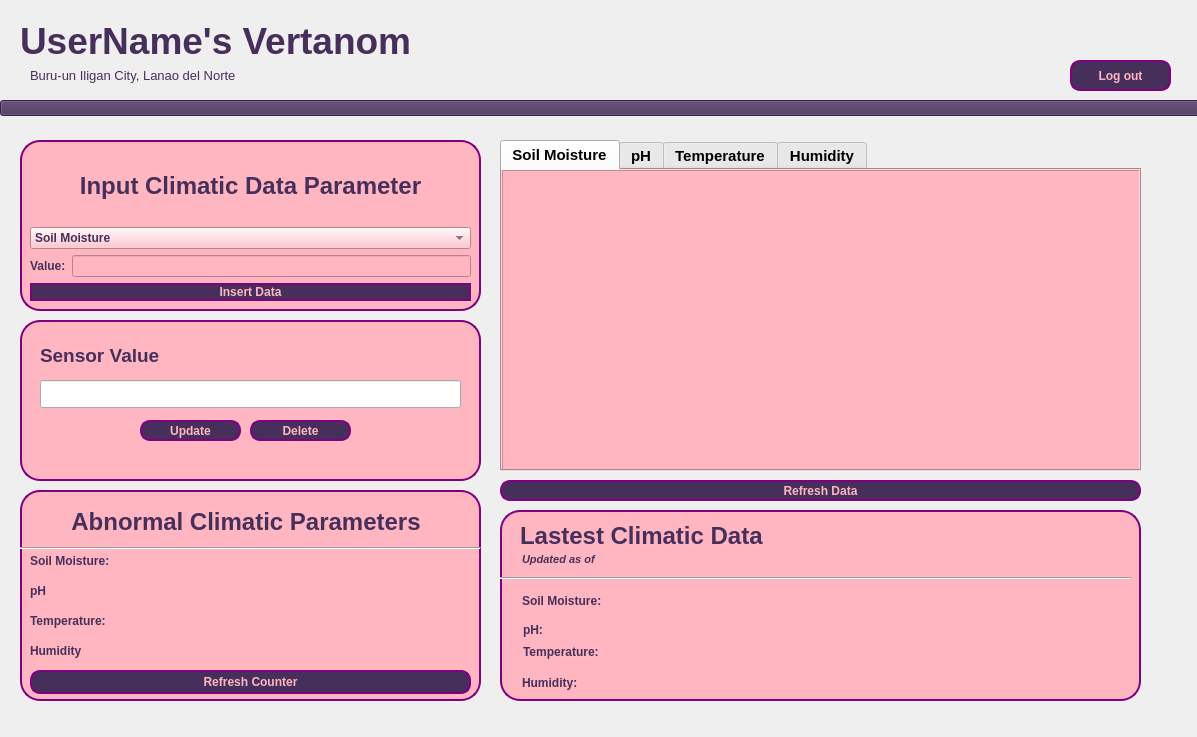
<?xml version="1.0" encoding="UTF-8"?>
<ui version="4.0">
 <class>MainPage</class>
 <widget class="QMainWindow" name="MainPage">
  <property name="geometry">
   <rect>
    <x>0</x>
    <y>0</y>
    <width>1197</width>
    <height>737</height>
   </rect>
  </property>
  <property name="font">
   <font>
    <pointsize>10</pointsize>
   </font>
  </property>
  <property name="windowTitle">
   <string>MainWindow</string>
  </property>
  <property name="styleSheet">
   <string notr="true">MainPage{
background-color: #AA91A9;
}</string>
  </property>
  <widget class="QWidget" name="centralwidget">
   <widget class="QLabel" name="greetingLabel">
    <property name="geometry">
     <rect>
      <x>20</x>
      <y>20</y>
      <width>501</width>
      <height>41</height>
     </rect>
    </property>
    <property name="font">
     <font>
      <pointsize>28</pointsize>
      <bold>true</bold>
     </font>
    </property>
    <property name="styleSheet">
     <string notr="true">QLabel{
color: #472F5B;
}</string>
    </property>
    <property name="text">
     <string>UserName's Vertanom</string>
    </property>
   </widget>
   <widget class="QLabel" name="label_2">
    <property name="geometry">
     <rect>
      <x>30</x>
      <y>60</y>
      <width>321</width>
      <height>31</height>
     </rect>
    </property>
    <property name="font">
     <font>
      <pointsize>10</pointsize>
     </font>
    </property>
    <property name="styleSheet">
     <string notr="true">QLabel{
color: #472F5B;
}</string>
    </property>
    <property name="text">
     <string>Buru-un Iligan City, Lanao del Norte</string>
    </property>
   </widget>
   <widget class="QTabWidget" name="tabWidget">
    <property name="geometry">
     <rect>
      <x>500</x>
      <y>140</y>
      <width>641</width>
      <height>331</height>
     </rect>
    </property>
    <property name="font">
     <font>
      <pointsize>11</pointsize>
      <bold>true</bold>
     </font>
    </property>
    <property name="styleSheet">
     <string notr="true">QTabWidget{
background-color: #FFB6C1;
font-weight: bold;
 border: 2px solid rgb(37, 39,48);
   border-radius: 10px;
   border-color: #800080;
}</string>
    </property>
    <property name="currentIndex">
     <number>0</number>
    </property>
    <widget class="QWidget" name="soilMoistureTab">
     <attribute name="title">
      <string>Soil Moisture</string>
     </attribute>
     <widget class="QTableView" name="soilMoistureTable">
      <property name="geometry">
       <rect>
        <x>0</x>
        <y>0</y>
        <width>641</width>
        <height>571</height>
       </rect>
      </property>
      <property name="styleSheet">
       <string notr="true">QTableView{
background-color: #FFB6C1;
color: #472F5B;
font-weight:bold;
}</string>
      </property>
     </widget>
    </widget>
    <widget class="QWidget" name="phTab">
     <attribute name="title">
      <string>pH</string>
     </attribute>
     <widget class="QTableView" name="phTable">
      <property name="geometry">
       <rect>
        <x>0</x>
        <y>0</y>
        <width>641</width>
        <height>571</height>
       </rect>
      </property>
      <property name="styleSheet">
       <string notr="true">QTableView{
background-color: #FFB6C1;
color: #472F5B;
font-weight:bold;
}</string>
      </property>
     </widget>
    </widget>
    <widget class="QWidget" name="temperatureTab">
     <attribute name="title">
      <string>Temperature</string>
     </attribute>
     <widget class="QTableView" name="temperatureTable">
      <property name="geometry">
       <rect>
        <x>0</x>
        <y>0</y>
        <width>641</width>
        <height>571</height>
       </rect>
      </property>
      <property name="styleSheet">
       <string notr="true">QTableView{
background-color: #FFB6C1;
color: #472F5B;
font-weight:bold;
}</string>
      </property>
     </widget>
    </widget>
    <widget class="QWidget" name="humidityTab">
     <attribute name="title">
      <string>Humidity</string>
     </attribute>
     <widget class="QTableView" name="humidityTable">
      <property name="geometry">
       <rect>
        <x>0</x>
        <y>0</y>
        <width>641</width>
        <height>571</height>
       </rect>
      </property>
      <property name="styleSheet">
       <string notr="true">QTableView{
background-color: #FFB6C1;
color: #472F5B;
font-weight:bold;
}</string>
      </property>
     </widget>
    </widget>
   </widget>
   <widget class="QPushButton" name="reshData">
    <property name="geometry">
     <rect>
      <x>500</x>
      <y>480</y>
      <width>641</width>
      <height>21</height>
     </rect>
    </property>
    <property name="styleSheet">
     <string notr="true">QPushButton{
color: #FFB6C1;
background-color: #472F5B;
font-weight: bold;
 border: 2px solid rgb(37, 39,48);
   border-radius: 10px;
   border-color: #800080;
}</string>
    </property>
    <property name="text">
     <string>Refresh Data</string>
    </property>
   </widget>
   <widget class="QGroupBox" name="groupBox">
    <property name="geometry">
     <rect>
      <x>500</x>
      <y>510</y>
      <width>641</width>
      <height>191</height>
     </rect>
    </property>
    <property name="styleSheet">
     <string notr="true">QGroupBox{
background-color: #FFB6C1;
 border: 2px solid rgb(37, 39,48);
   border-radius: 20px;
   border-color: #800080;
}</string>
    </property>
    <property name="title">
     <string/>
    </property>
    <widget class="QLabel" name="label_14">
     <property name="geometry">
      <rect>
       <x>20</x>
       <y>10</y>
       <width>311</width>
       <height>31</height>
      </rect>
     </property>
     <property name="font">
      <font>
       <pointsize>18</pointsize>
       <bold>true</bold>
      </font>
     </property>
     <property name="styleSheet">
      <string notr="true">QLabel{
color: #472F5B;
}</string>
     </property>
     <property name="text">
      <string>Lastest Climatic Data</string>
     </property>
    </widget>
    <widget class="QWidget" name="layoutWidget">
     <property name="geometry">
      <rect>
       <x>22</x>
       <y>80</y>
       <width>421</width>
       <height>22</height>
      </rect>
     </property>
     <layout class="QHBoxLayout" name="horizontalLayout_7">
      <item>
       <widget class="QLabel" name="label_15">
        <property name="font">
         <font>
          <pointsize>9</pointsize>
          <bold>true</bold>
         </font>
        </property>
        <property name="styleSheet">
         <string notr="true">QLabel{
color: #472F5B;
font-weight: bold;
}</string>
        </property>
        <property name="text">
         <string>Soil Moisture:</string>
        </property>
       </widget>
      </item>
      <item>
       <widget class="QLabel" name="soilMoistureLatest">
        <property name="font">
         <font>
          <pointsize>9</pointsize>
          <bold>true</bold>
         </font>
        </property>
        <property name="styleSheet">
         <string notr="true">QLabel{
color: #472F5B;
font-weight: bold;
}</string>
        </property>
        <property name="text">
         <string> &lt;value&gt;</string>
        </property>
       </widget>
      </item>
     </layout>
    </widget>
    <widget class="QWidget" name="layoutWidget">
     <property name="geometry">
      <rect>
       <x>22</x>
       <y>160</y>
       <width>421</width>
       <height>26</height>
      </rect>
     </property>
     <layout class="QHBoxLayout" name="horizontalLayout_10">
      <item>
       <widget class="QLabel" name="label_21">
        <property name="font">
         <font>
          <pointsize>9</pointsize>
          <bold>true</bold>
         </font>
        </property>
        <property name="styleSheet">
         <string notr="true">QLabel{
color: #472F5B;
font-weight: bold;
}</string>
        </property>
        <property name="text">
         <string>Humidity:</string>
        </property>
       </widget>
      </item>
      <item>
       <widget class="QLabel" name="humidityLatest">
        <property name="font">
         <font>
          <pointsize>9</pointsize>
          <bold>true</bold>
         </font>
        </property>
        <property name="styleSheet">
         <string notr="true">QLabel{
color: #472F5B;
font-weight: bold;
}</string>
        </property>
        <property name="text">
         <string> &lt;value&gt;</string>
        </property>
       </widget>
      </item>
     </layout>
    </widget>
    <widget class="QWidget" name="layoutWidget">
     <property name="geometry">
      <rect>
       <x>23</x>
       <y>131</y>
       <width>421</width>
       <height>22</height>
      </rect>
     </property>
     <layout class="QHBoxLayout" name="horizontalLayout_9">
      <item>
       <widget class="QLabel" name="label_19">
        <property name="font">
         <font>
          <pointsize>9</pointsize>
          <bold>true</bold>
         </font>
        </property>
        <property name="styleSheet">
         <string notr="true">QLabel{
color: #472F5B;
font-weight: bold;
}</string>
        </property>
        <property name="text">
         <string>Temperature:</string>
        </property>
       </widget>
      </item>
      <item>
       <widget class="QLabel" name="temperatureLatest">
        <property name="font">
         <font>
          <pointsize>9</pointsize>
          <bold>true</bold>
         </font>
        </property>
        <property name="styleSheet">
         <string notr="true">QLabel{
color: #472F5B;
font-weight: bold;
}</string>
        </property>
        <property name="text">
         <string>&lt;value&gt;</string>
        </property>
       </widget>
      </item>
     </layout>
    </widget>
    <widget class="QWidget" name="layoutWidget">
     <property name="geometry">
      <rect>
       <x>23</x>
       <y>109</y>
       <width>421</width>
       <height>22</height>
      </rect>
     </property>
     <layout class="QHBoxLayout" name="horizontalLayout_8">
      <item>
       <widget class="QLabel" name="label_17">
        <property name="font">
         <font>
          <pointsize>9</pointsize>
          <bold>true</bold>
         </font>
        </property>
        <property name="styleSheet">
         <string notr="true">QLabel{
color: #472F5B;
font-weight: bold;
}</string>
        </property>
        <property name="text">
         <string>pH:</string>
        </property>
       </widget>
      </item>
      <item>
       <widget class="QLabel" name="phLatest">
        <property name="font">
         <font>
          <pointsize>9</pointsize>
          <bold>true</bold>
         </font>
        </property>
        <property name="styleSheet">
         <string notr="true">QLabel{
color: #472F5B;
font-weight: bold;
}</string>
        </property>
        <property name="text">
         <string> &lt;value&gt;</string>
        </property>
       </widget>
      </item>
     </layout>
    </widget>
    <widget class="Line" name="line">
     <property name="geometry">
      <rect>
       <x>0</x>
       <y>60</y>
       <width>631</width>
       <height>16</height>
      </rect>
     </property>
     <property name="styleSheet">
      <string notr="true">color: #472F5B;</string>
     </property>
     <property name="orientation">
      <enum>Qt::Horizontal</enum>
     </property>
    </widget>
    <widget class="QLabel" name="label_23">
     <property name="geometry">
      <rect>
       <x>22</x>
       <y>41</y>
       <width>91</width>
       <height>17</height>
      </rect>
     </property>
     <property name="font">
      <font>
       <pointsize>8</pointsize>
       <italic>true</italic>
       <bold>true</bold>
      </font>
     </property>
     <property name="styleSheet">
      <string notr="true">QLabel{
color: #472F5B;
font-weight: bold;
}</string>
     </property>
     <property name="text">
      <string>Updated as of </string>
     </property>
    </widget>
    <widget class="QLabel" name="currentTime">
     <property name="geometry">
      <rect>
       <x>100</x>
       <y>40</y>
       <width>211</width>
       <height>17</height>
      </rect>
     </property>
     <property name="font">
      <font>
       <pointsize>8</pointsize>
       <italic>true</italic>
       <bold>true</bold>
      </font>
     </property>
     <property name="styleSheet">
      <string notr="true">QLabel{
color: #472F5B;
font-weight: bold;
}</string>
     </property>
     <property name="text">
      <string>&lt;value&gt;</string>
     </property>
    </widget>
   </widget>
   <widget class="QGroupBox" name="groupBox_2">
    <property name="geometry">
     <rect>
      <x>20</x>
      <y>490</y>
      <width>461</width>
      <height>211</height>
     </rect>
    </property>
    <property name="styleSheet">
     <string notr="true">QGroupBox{
background-color: #FFB6C1;
 border: 2px solid rgb(37, 39,48);
   border-radius: 20px;
   border-color: #800080;
}</string>
    </property>
    <property name="title">
     <string/>
    </property>
    <widget class="Line" name="line_2">
     <property name="geometry">
      <rect>
       <x>0</x>
       <y>50</y>
       <width>461</width>
       <height>16</height>
      </rect>
     </property>
     <property name="styleSheet">
      <string notr="true">color: #472F5B;</string>
     </property>
     <property name="orientation">
      <enum>Qt::Horizontal</enum>
     </property>
    </widget>
    <widget class="QPushButton" name="reshCounter">
     <property name="geometry">
      <rect>
       <x>10</x>
       <y>180</y>
       <width>441</width>
       <height>24</height>
      </rect>
     </property>
     <property name="styleSheet">
      <string notr="true">QPushButton{
color: #FFB6C1;
background-color: #472F5B;
font-weight: bold;
 border: 2px solid rgb(37, 39,48);
   border-radius: 10px;
   border-color: #800080;
}</string>
     </property>
     <property name="text">
      <string>Refresh Counter</string>
     </property>
    </widget>
    <widget class="QWidget" name="layoutWidget">
     <property name="geometry">
      <rect>
       <x>10</x>
       <y>120</y>
       <width>431</width>
       <height>22</height>
      </rect>
     </property>
     <layout class="QHBoxLayout" name="horizontalLayout_4">
      <item>
       <widget class="QLabel" name="label_10">
        <property name="styleSheet">
         <string notr="true">QLabel{
color: #472F5B;
font-weight: bold;
}</string>
        </property>
        <property name="text">
         <string>Temperature:</string>
        </property>
        <property name="alignment">
         <set>Qt::AlignLeading|Qt::AlignLeft|Qt::AlignVCenter</set>
        </property>
       </widget>
      </item>
      <item>
       <widget class="QLabel" name="temperatureAbnormalCounter">
        <property name="styleSheet">
         <string notr="true">QLabel{
color: #472F5B;
font-weight: bold;
}</string>
        </property>
        <property name="text">
         <string>&lt;value&gt;</string>
        </property>
        <property name="alignment">
         <set>Qt::AlignLeading|Qt::AlignLeft|Qt::AlignVCenter</set>
        </property>
       </widget>
      </item>
     </layout>
    </widget>
    <widget class="QLabel" name="label_5">
     <property name="geometry">
      <rect>
       <x>12</x>
       <y>12</y>
       <width>428</width>
       <height>40</height>
      </rect>
     </property>
     <property name="font">
      <font>
       <pointsize>18</pointsize>
       <bold>true</bold>
      </font>
     </property>
     <property name="styleSheet">
      <string notr="true">QLabel{
color: #472F5B;
}</string>
     </property>
     <property name="text">
      <string>Abnormal Climatic Parameters</string>
     </property>
     <property name="alignment">
      <set>Qt::AlignCenter</set>
     </property>
    </widget>
    <widget class="QWidget" name="layoutWidget">
     <property name="geometry">
      <rect>
       <x>10</x>
       <y>90</y>
       <width>431</width>
       <height>22</height>
      </rect>
     </property>
     <layout class="QHBoxLayout" name="horizontalLayout_3">
      <item>
       <widget class="QLabel" name="label_8">
        <property name="styleSheet">
         <string notr="true">QLabel{
color: #472F5B;
font-weight: bold;
}</string>
        </property>
        <property name="text">
         <string>pH</string>
        </property>
        <property name="alignment">
         <set>Qt::AlignLeading|Qt::AlignLeft|Qt::AlignVCenter</set>
        </property>
       </widget>
      </item>
      <item>
       <widget class="QLabel" name="pHAbnormalCounter">
        <property name="styleSheet">
         <string notr="true">QLabel{
color: #472F5B;
font-weight: bold;
}</string>
        </property>
        <property name="text">
         <string>&lt;value&gt;</string>
        </property>
        <property name="alignment">
         <set>Qt::AlignLeading|Qt::AlignLeft|Qt::AlignVCenter</set>
        </property>
       </widget>
      </item>
     </layout>
    </widget>
    <widget class="QWidget" name="layoutWidget">
     <property name="geometry">
      <rect>
       <x>10</x>
       <y>150</y>
       <width>431</width>
       <height>22</height>
      </rect>
     </property>
     <layout class="QHBoxLayout" name="horizontalLayout_5">
      <item>
       <widget class="QLabel" name="label_12">
        <property name="styleSheet">
         <string notr="true">QLabel{
color: #472F5B;
font-weight: bold;
}</string>
        </property>
        <property name="text">
         <string>Humidity</string>
        </property>
        <property name="alignment">
         <set>Qt::AlignLeading|Qt::AlignLeft|Qt::AlignVCenter</set>
        </property>
       </widget>
      </item>
      <item>
       <widget class="QLabel" name="humidityAbnormalCounter">
        <property name="styleSheet">
         <string notr="true">QLabel{
color: #472F5B;
font-weight: bold;
}</string>
        </property>
        <property name="text">
         <string>&lt;value&gt;</string>
        </property>
        <property name="alignment">
         <set>Qt::AlignLeading|Qt::AlignLeft|Qt::AlignVCenter</set>
        </property>
       </widget>
      </item>
     </layout>
    </widget>
    <widget class="QWidget" name="layoutWidget">
     <property name="geometry">
      <rect>
       <x>10</x>
       <y>60</y>
       <width>431</width>
       <height>22</height>
      </rect>
     </property>
     <layout class="QHBoxLayout" name="horizontalLayout_2">
      <item>
       <widget class="QLabel" name="label_6">
        <property name="styleSheet">
         <string notr="true">QLabel{
color: #472F5B;
font-weight: bold;
}</string>
        </property>
        <property name="text">
         <string>Soil Moisture:</string>
        </property>
        <property name="alignment">
         <set>Qt::AlignLeading|Qt::AlignLeft|Qt::AlignVCenter</set>
        </property>
       </widget>
      </item>
      <item>
       <widget class="QLabel" name="soilMoistureAbnormalCounter">
        <property name="styleSheet">
         <string notr="true">QLabel{
color: #472F5B;
font-weight: bold;
}</string>
        </property>
        <property name="text">
         <string>&lt;value&gt;</string>
        </property>
        <property name="alignment">
         <set>Qt::AlignLeading|Qt::AlignLeft|Qt::AlignVCenter</set>
        </property>
       </widget>
      </item>
     </layout>
    </widget>
   </widget>
   <widget class="QGroupBox" name="groupBox_3">
    <property name="geometry">
     <rect>
      <x>20</x>
      <y>140</y>
      <width>461</width>
      <height>171</height>
     </rect>
    </property>
    <property name="styleSheet">
     <string notr="true">QGroupBox{
background-color: #FFB6C1;
 border: 2px solid rgb(37, 39,48);
   border-radius: 20px;
   border-color: #800080;
}</string>
    </property>
    <property name="title">
     <string/>
    </property>
    <widget class="QWidget" name="layoutWidget">
     <property name="geometry">
      <rect>
       <x>10</x>
       <y>10</y>
       <width>441</width>
       <height>151</height>
      </rect>
     </property>
     <layout class="QVBoxLayout" name="verticalLayout_3">
      <item>
       <layout class="QVBoxLayout" name="verticalLayout_2">
        <item>
         <layout class="QVBoxLayout" name="verticalLayout">
          <item>
           <widget class="QLabel" name="label_3">
            <property name="font">
             <font>
              <pointsize>18</pointsize>
              <bold>true</bold>
             </font>
            </property>
            <property name="styleSheet">
             <string notr="true">QLabel{
color: #472F5B;
}</string>
            </property>
            <property name="text">
             <string>Input Climatic Data Parameter</string>
            </property>
            <property name="alignment">
             <set>Qt::AlignCenter</set>
            </property>
           </widget>
          </item>
          <item>
           <widget class="QComboBox" name="comboBox">
            <property name="styleSheet">
             <string notr="true">QComboBox {
    color: #472F5B;
    font-weight: bold;
    background-color: #FFB6C1;
}

</string>
            </property>
            <item>
             <property name="text">
              <string>Soil Moisture</string>
             </property>
            </item>
            <item>
             <property name="text">
              <string>pH</string>
             </property>
            </item>
            <item>
             <property name="text">
              <string>Temperature</string>
             </property>
            </item>
            <item>
             <property name="text">
              <string>Humidity</string>
             </property>
            </item>
           </widget>
          </item>
         </layout>
        </item>
        <item>
         <layout class="QHBoxLayout" name="horizontalLayout">
          <item>
           <widget class="QLabel" name="label_4">
            <property name="styleSheet">
             <string notr="true">QLabel{
color: #472F5B;
font-weight: bold;
}</string>
            </property>
            <property name="text">
             <string>Value:</string>
            </property>
           </widget>
          </item>
          <item>
           <widget class="QLineEdit" name="sensorValue">
            <property name="styleSheet">
             <string notr="true">QLineEdit{
background-color: #FFB6C1;
color: #472F5B;
}</string>
            </property>
           </widget>
          </item>
         </layout>
        </item>
       </layout>
      </item>
      <item>
       <widget class="QPushButton" name="pushButton">
        <property name="styleSheet">
         <string notr="true">QPushButton{
color: #FFB6C1;
background-color: #472F5B;
font-weight: bold;
 border: 2px solid rgb(37, 39,48);
   border-radius: 10px;
   border-color: #800080;
}</string>
        </property>
        <property name="text">
         <string>Insert Data</string>
        </property>
       </widget>
      </item>
     </layout>
    </widget>
   </widget>
   <widget class="QGroupBox" name="groupBox_4">
    <property name="geometry">
     <rect>
      <x>20</x>
      <y>320</y>
      <width>461</width>
      <height>161</height>
     </rect>
    </property>
    <property name="styleSheet">
     <string notr="true">QGroupBox{
background-color: #FFB6C1;
 border: 2px solid rgb(37, 39,48);
   border-radius: 20px;
   border-color: #800080;
}</string>
    </property>
    <property name="title">
     <string/>
    </property>
    <widget class="QLabel" name="label_16">
     <property name="geometry">
      <rect>
       <x>20</x>
       <y>20</y>
       <width>224</width>
       <height>31</height>
      </rect>
     </property>
     <property name="font">
      <font>
       <pointsize>14</pointsize>
       <bold>true</bold>
      </font>
     </property>
     <property name="styleSheet">
      <string notr="true">QLabel{
color: #472F5B;
}</string>
     </property>
     <property name="text">
      <string>Sensor Value</string>
     </property>
    </widget>
    <widget class="QLineEdit" name="editSensorValue">
     <property name="geometry">
      <rect>
       <x>20</x>
       <y>60</y>
       <width>421</width>
       <height>28</height>
      </rect>
     </property>
    </widget>
    <widget class="QPushButton" name="updateButton">
     <property name="geometry">
      <rect>
       <x>120</x>
       <y>100</y>
       <width>101</width>
       <height>21</height>
      </rect>
     </property>
     <property name="styleSheet">
      <string notr="true">QPushButton{
color: #FFB6C1;
background-color: #472F5B;
font-weight: bold;
 border: 2px solid rgb(37, 39,48);
   border-radius: 10px;
   border-color: #800080;
}</string>
     </property>
     <property name="text">
      <string>Update</string>
     </property>
    </widget>
    <widget class="QPushButton" name="deleteEntry">
     <property name="geometry">
      <rect>
       <x>230</x>
       <y>100</y>
       <width>101</width>
       <height>21</height>
      </rect>
     </property>
     <property name="styleSheet">
      <string notr="true">QPushButton{
color: #FFB6C1;
background-color: #472F5B;
font-weight: bold;
 border: 2px solid rgb(37, 39,48);
   border-radius: 10px;
   border-color: #800080;
}</string>
     </property>
     <property name="text">
      <string>Delete</string>
     </property>
    </widget>
   </widget>
   <widget class="QPushButton" name="logoutButton">
    <property name="geometry">
     <rect>
      <x>1070</x>
      <y>60</y>
      <width>101</width>
      <height>31</height>
     </rect>
    </property>
    <property name="styleSheet">
     <string notr="true">QPushButton{
color: #FFB6C1;
background-color: #472F5B;
font-weight: bold;
 border: 2px solid rgb(37, 39,48);
   border-radius: 10px;
   border-color: #800080;
}</string>
    </property>
    <property name="text">
     <string>Log out</string>
    </property>
   </widget>
   <widget class="QWidget" name="layoutWidget">
    <property name="geometry">
     <rect>
      <x>950</x>
      <y>50</y>
      <width>105</width>
      <height>46</height>
     </rect>
    </property>
    <layout class="QHBoxLayout" name="horizontalLayout_11">
     <item>
      <widget class="QPushButton" name="userButton">
       <property name="text">
        <string/>
       </property>
       <property name="icon">
        <iconset resource="resource.qrc">
         <normaloff>:/images/images/accountbut.png</normaloff>:/images/images/accountbut.png</iconset>
       </property>
       <property name="iconSize">
        <size>
         <width>35</width>
         <height>35</height>
        </size>
       </property>
       <property name="flat">
        <bool>true</bool>
       </property>
      </widget>
     </item>
     <item>
      <widget class="QPushButton" name="aboutButton">
       <property name="text">
        <string/>
       </property>
       <property name="icon">
        <iconset resource="resource.qrc">
         <normaloff>:/images/images/about.png</normaloff>:/images/images/about.png</iconset>
       </property>
       <property name="iconSize">
        <size>
         <width>35</width>
         <height>35</height>
        </size>
       </property>
       <property name="flat">
        <bool>true</bool>
       </property>
      </widget>
     </item>
    </layout>
   </widget>
   <widget class="QLabel" name="label">
    <property name="geometry">
     <rect>
      <x>560</x>
      <y>0</y>
      <width>91</width>
      <height>91</height>
     </rect>
    </property>
    <property name="text">
     <string/>
    </property>
    <property name="pixmap">
     <pixmap resource="resource.qrc">:/images/images/logo.png</pixmap>
    </property>
    <property name="scaledContents">
     <bool>true</bool>
    </property>
   </widget>
   <widget class="QPushButton" name="reshData_2">
    <property name="geometry">
     <rect>
      <x>0</x>
      <y>100</y>
      <width>1201</width>
      <height>16</height>
     </rect>
    </property>
    <property name="styleSheet">
     <string notr="true">QPushButton{

background-color: #472F5B;
}</string>
    </property>
    <property name="text">
     <string/>
    </property>
   </widget>
   <zorder>reshData_2</zorder>
   <zorder>greetingLabel</zorder>
   <zorder>label_2</zorder>
   <zorder>tabWidget</zorder>
   <zorder>reshData</zorder>
   <zorder>groupBox</zorder>
   <zorder>groupBox_2</zorder>
   <zorder>groupBox_3</zorder>
   <zorder>groupBox_4</zorder>
   <zorder>logoutButton</zorder>
   <zorder>layoutWidget</zorder>
   <zorder>label</zorder>
  </widget>
  <widget class="QMenuBar" name="menubar">
   <property name="geometry">
    <rect>
     <x>0</x>
     <y>0</y>
     <width>1197</width>
     <height>25</height>
    </rect>
   </property>
  </widget>
  <action name="actionUser_profile">
   <property name="text">
    <string>User profile</string>
   </property>
  </action>
  <action name="actionAbout">
   <property name="text">
    <string>About</string>
   </property>
  </action>
  <action name="actionExit">
   <property name="text">
    <string>Exit</string>
   </property>
  </action>
 </widget>
 <resources>
  <include location="resource.qrc"/>
 </resources>
 <connections/>
</ui>
